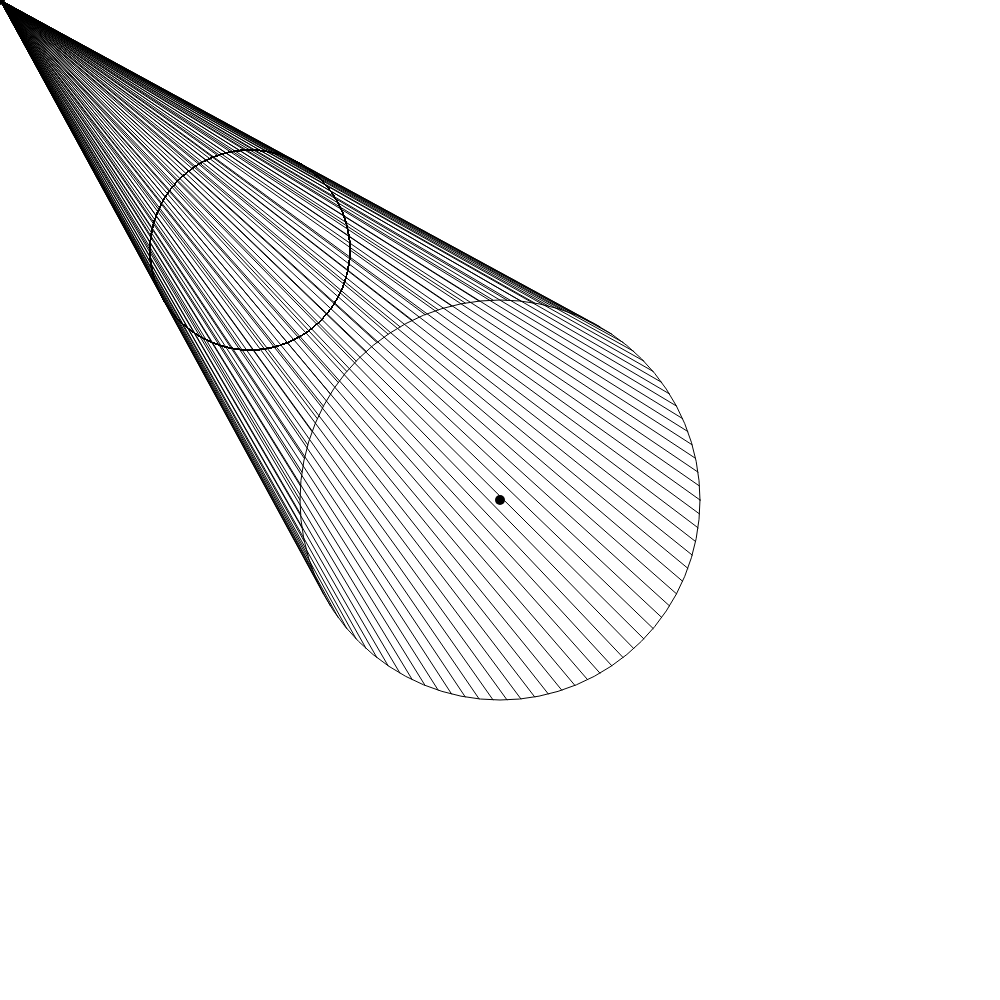
Frame 1 (no input)
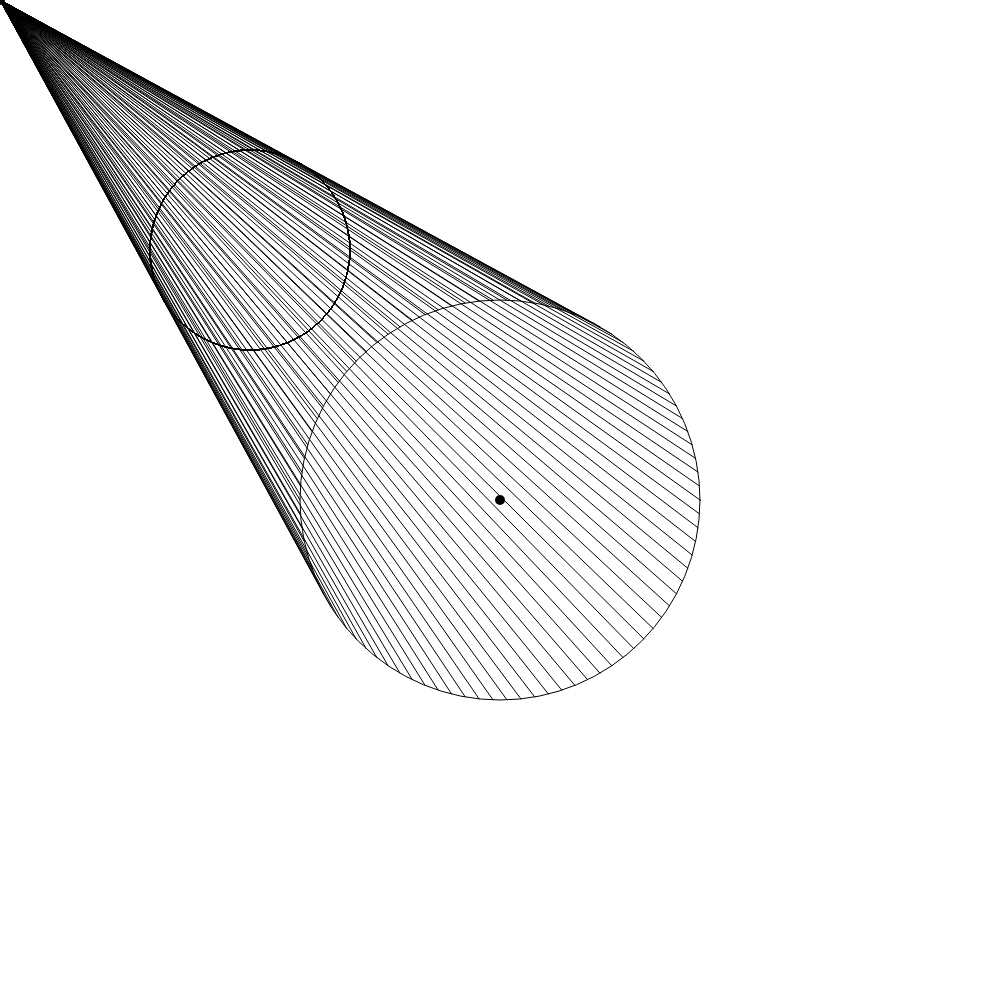
Frame 60 (no input)
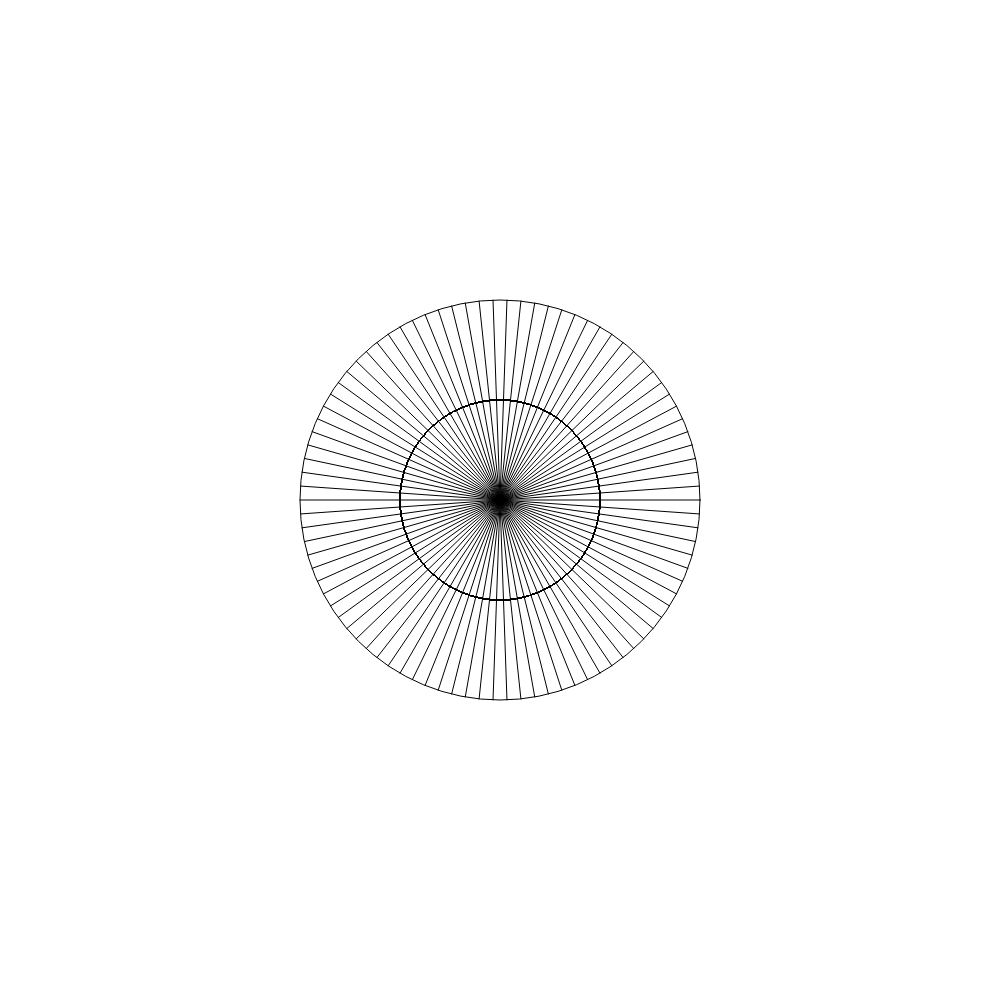
Frame 120 (the mouse pressed at the canvas centre since frame 60)

The p5.js sketch that drew these frames (run headless with seeded random() and noise() and a simulated clock; from frame 60 on, the mouse is pressed at the canvas centre):

// p5.js sketch
// ── sketch.js
let perpBis = false;

function setup() {
    createCanvas(1000, 1000);
    angleMode(DEGREES);
}

function mouseClicked() {
    (perpBis) ? (perpBis = false) : (perpBis = true)
}

function draw() {
    background(255)

    radius = 200;
    centerX = 500;
    centerY = 500;
    circle(centerX, centerY, 2*radius);

    strokeWeight(10);
    point(centerX,centerY)
    x = mouseX;
    y = mouseY;
    point(mouseX,mouseY);
    
    strokeWeight(1);
    n = 80;//number of lines
    ang = 0;
    norm_len = 1000; // 0.5*length of perpendicular bisectors
    for (let ang = 0; ang < 360; ang+= floor(360/n)) {
        stroke(0);
        let endX = centerX + radius * cos(ang)
        let endY = centerY + radius * sin(ang)
        if (perpBis) {
                    let midX = (x + endX)/2
                    let midY = (y + endY)/2
                    scalar = norm_len/(sqrt((endX - x) ** 2 + (endY - y) ** 2))
                    diffY = scalar * (endX-x)
                    diffX = scalar * (endY-y)

                    line(midX + diffX, midY - diffY, midX - diffX, midY + diffY);
                    stroke(0)
                }
        line(endX, endY, x, y);
        circle((x + centerX)/2, (y + centerY)/2, radius);
        noFill();     
    }
}
